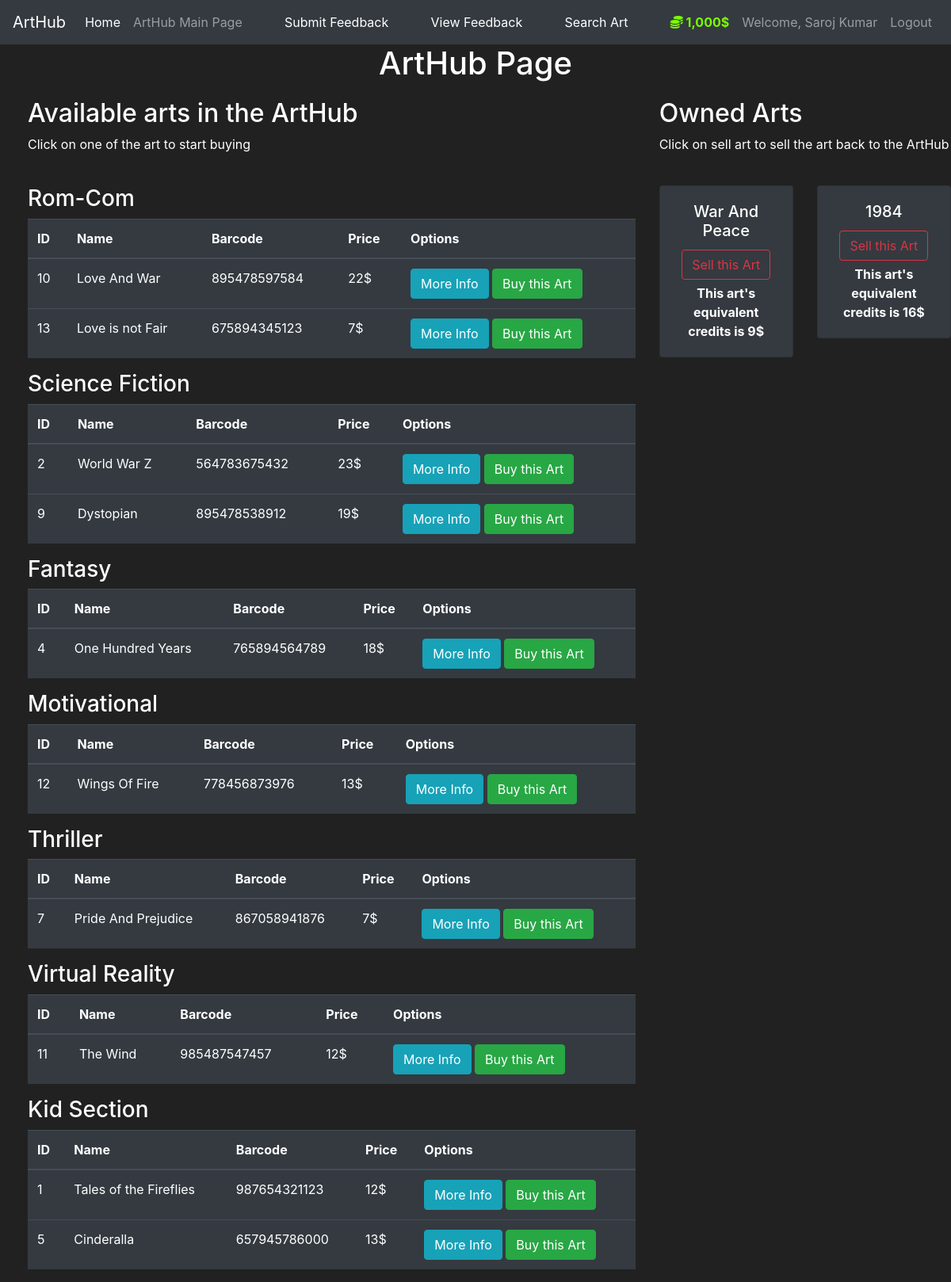
The page /market (signed in) on the database its author committed.
### market/models.py (models this page shows, shortened)
class User(db.Model, UserMixin):
    id=db.Column(db.Integer(), primary_key=True)
    username=db.Column(db.String(length=30), nullable=False, unique=True)
    email_address=db.Column(db.String(length=50),nullable=False,unique=True)
    password_hash=db.Column(db.String(length=60),nullable=False)
    budget=db.Column(db.Integer(),nullable=False, default=1000)
    is_admin = db.Column(db.Boolean(), nullable=False, server_default='0')
    items=db.relationship('Item',backref='owned_user',lazy=True)
    @property
    def prettier_budget(self):
        if len(str(self.budget)) >= 4:
            return f'{str(self.budget)[:-3]},{str(self.budget)[-3:]}$'
        else:
            return f"{self.budget}$"
    @property
    def password(self):
        return self.password

class Item(db.Model):
    id=db.Column(db.Integer(), primary_key=True)
    name=db.Column(db.String(length=30), nullable=False, unique=True)
    price= db.Column(db.Integer(), nullable=False )
    barcode=db.Column(db.String(length=12), nullable=False,unique=True)
    description=db.Column(db.String(length=1024), nullable=False, unique=True)
    category=db.Column(db.String(),nullable=False)
    owner=db.Column(db.Integer(),db.ForeignKey('user.id'))

### market/routes.py (the view, shortened to what this page needs)
@app.route('/market',methods=['GET','POST'])
@login_required
def market_page():
    purchase_form = PurchaseItemForm()
    selling_form = SellItemForm()
    items_by_category = {}
    all_categories = set()  # To ensure all categories are accounted for
    if request.method=="GET":
        items = Item.query.filter_by(owner=None)
        for item in items:
            if item.category not in items_by_category:
                items_by_category[item.category] = []
            items_by_category[item.category].append(item)
            all_categories.add(item.category)
        owned_items = Item.query.filter_by(owner=current_user.id)
        return render_template('market.html', items_by_category=items_by_category, all_categories=all_categories,
                            purchase_form=purchase_form, owned_items=owned_items, selling_form=selling_form)

### market/models.py (called while the page is built)
@login_manager.user_loader
def load_user(user_id):
    return User.query.get(int(user_id))

### market/templates/market.html (shortened to what this page needs)
{% extends 'base.html' %}
{% block title %}
<h1 style="text-align: center;">ArtHub Page</h1>
{% endblock %}
{% block content %}
<div class="row" style="margin-top:20px; margin-left:20px">
   <div class="col-8">
      <h2>Available arts in the ArtHub</h2>
      {% if not current_user.is_admin %}
      <p>Click on one of the art to start buying</p>
      {% endif %}
      <br>
      {% for category in all_categories %}
      <div class="row">
         <div class="col-md-12">
            <h3>{{ category }}</h3>
            <table class="table table-hover table-dark">
               <thead>
                  <tr>
                     <th scope="col">ID</th>
                     <th scope="col">Name</th>
                     <th scope="col">Barcode</th>
                     <th scope="col">Price</th>
                     <th scope="col">Options</th>
                  </tr>
               </thead>
               <tbody>
                  {% for item in items_by_category[category] %}
                  <tr>
                     <td>{{ item.id }}</td>
                     <td>{{ item.name }}</td>
                     <td>{{ item.barcode }}</td>
                     <td>{{ item.price }}$</td>
                     <td>
                        <button class="btn btn-outline btn-info" data-toggle="modal" data-target="#Modal-MoreInfo-{{ item.id }}">More Info</button>
                        {% if not current_user.is_admin %}
                        <button class="btn btn-outline btn-success" data-toggle="modal" data-target="#Modal-PurchaseConfirm-{{ item.id }}">Buy this Art</button>
                        {% endif %}
                     </td>
                  </tr>
                  {% endfor %}
               </tbody>
            </table>
         </div>
      </div>
      {% endfor %}
   </div>
   {% if not current_user.is_admin %}
   <div class="col-4">
      <h2>Owned Arts</h2>
      <p>Click on sell art to sell the art back to the ArtHub</p>
      <br>
      <div class="row">
         {% for owned_item in owned_items %}
         <div class="col-md-6">
            <div style="margin-bottom: 5px" class="card text-center bg-dark">
               <div class="card-body">
                  <h5 class="card-title">{{ owned_item.name }}</h5>
                  <button type="button" class="btn btn-outline-danger" style="margin-bottom: 5px" data-toggle="modal" data-target="#Modal-SellingConfirm-{{ owned_item.id }}">
                  Sell this Art
                  </button>
                  <p class="card-text"><strong>This art's equivalent credits is {{ owned_item.price }}$</strong></p>
               </div>
            </div>
         </div>
         {% endfor %}
      </div>
   </div>
   {% endif %}
</div>
{% endblock %}

### market/templates/base.html (shortened to what this page needs)
<!doctype html>
<html lang="en">
   <head>
      <link rel="stylesheet" href="https://cdn.jsdelivr.net/npm/bootstrap@4.5.3/dist/css/bootstrap.min.css">
  </head>
  <body>
    <nav class="navbar navbar-expand-md navbar-dark bg-dark">
      <a class="navbar-brand" href="#">ArtHub</a>
      <div class="collapse navbar-collapse" id="navbarNav">
        <ul class="navbar-nav mr-auto">
            <li class="nav-item active">
                <a class="nav-link" href="{{ url_for('home_page') }}">Home <span class="sr-only">(current)</span></a>
            </li>
            <li class="nav-item">
                <a class="nav-link" href="{{ url_for('market_page') }}">ArtHub Main Page</a>
            </li>
        </ul>
        {% if current_user.is_authenticated %}
          {% if not current_user.is_admin %}
          <ul class="navbar-nav mr-auto">
            <li class="nav-item active">
              <a class="nav-link" href="{{ url_for('submit_feedback') }}">Submit Feedback</a>
            </li>
          </ul>
          {% endif %}
          <ul class="navbar-nav mr-auto">
            <li class="nav-item active">
              <a class="nav-link" href="{{ url_for('view_feedbacks') }}">View Feedback</a>
            </li>
          </ul>
          <ul class="navbar-nav mr-auto">
            <li class="nav-item active">
              <a class="nav-link" href="{{ url_for('search_books') }}">Search Art</a>
            </li>
          </ul>
        {% endif %}
        {% if current_user.is_authenticated %}
            <ul class="navbar-nav">
                {% if not current_user.is_admin %}
                <li class="nav-item">
                    <a class="nav-link" style="color: lawngreen; font-weight: bold">
                        <i class="fas fa-coins"></i>
                        {{ current_user.prettier_budget }}
                    </a>
                </li>
                {% endif %}
                <li class="nav-item">
                    <a class="nav-link">Welcome, {{ current_user.username }}</a>
                </li>
                <li class="nav-item">
                    <a class="nav-link" href="{{ url_for('logout_page') }}">Logout</a>
                </li>
            </ul>
          {% endif %}
      </div>
    </nav>
    {% block title %}
    {% endblock %}
      {% block content %}
      {% endblock %}
  </body>
</html>

### market/templates/base.html (style rules this page uses)
body { background-color: #212121; color: white }

### rows shown on the page
User: prettier_budget "1,000$", username "Saroj Kumar"
Item: category "Rom-Com", id "10", name "Love And War", barcode "895478597584", price "22"
Item: id "13", name "Love is not Fair", barcode "675894345123", price "7"
Item: category "Science Fiction", id "2", name "World War Z", barcode "564783675432", price "23"
Item: id "9", name "Dystopian", barcode "895478538912", price "19"
Item: category "Fantasy", id "4", name "One Hundred Years", barcode "765894564789", price "18"
Item: category "Motivational", id "12", name "Wings Of Fire", barcode "778456873976", price "13"
Item: category "Thriller", id "7", name "Pride And Prejudice", barcode "867058941876", price "7"
Item: category "Virtual Reality", id "11", name "The Wind", barcode "985487547457", price "12"
Item: category "Kid Section", id "1", name "Tales of the Fireflies", barcode "987654321123", price "12"
Item: id "5", name "Cinderalla", barcode "657945786000", price "13"
Item: name "War And Peace", price "9"
Item: name "1984", price "16"
